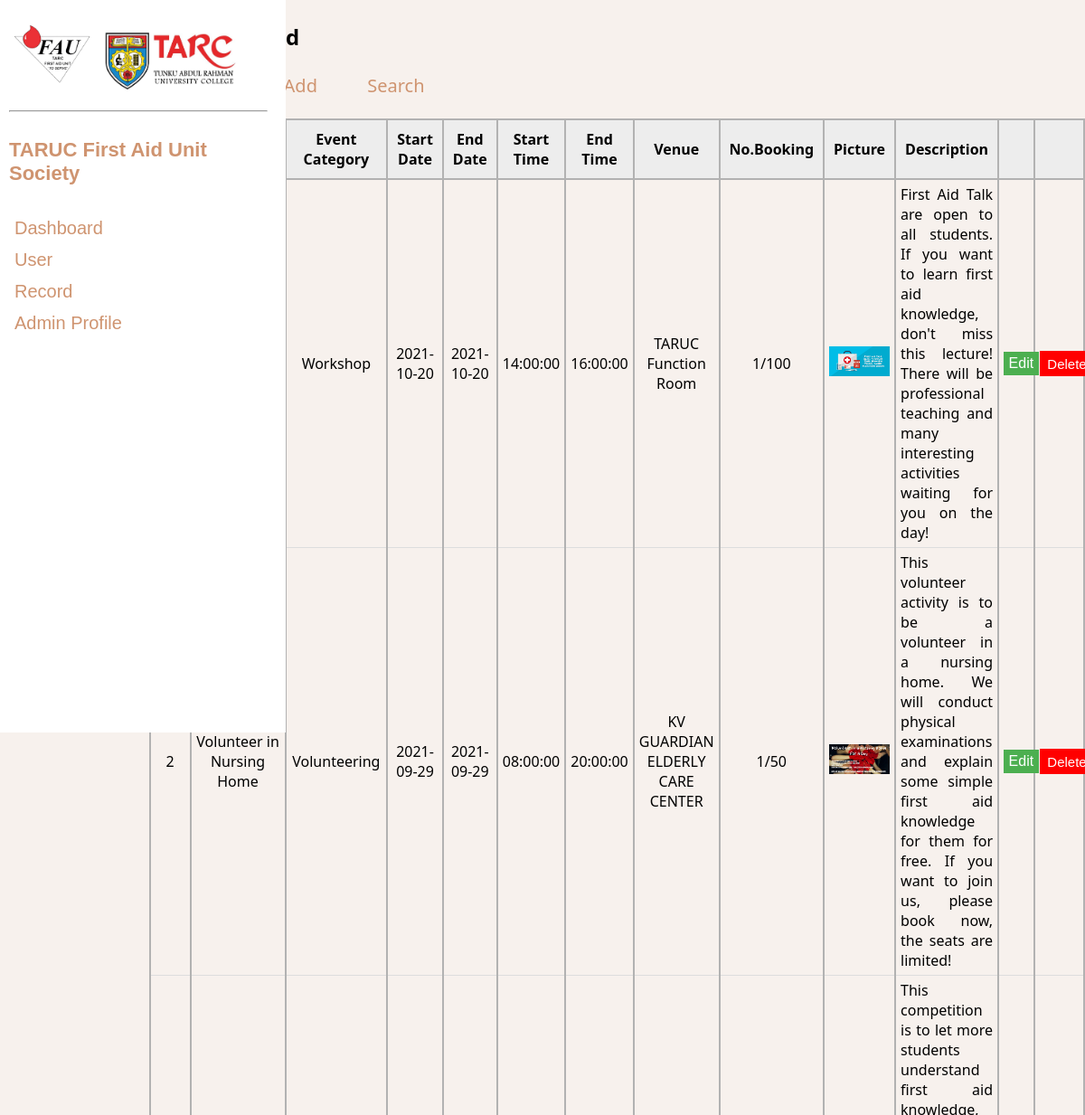
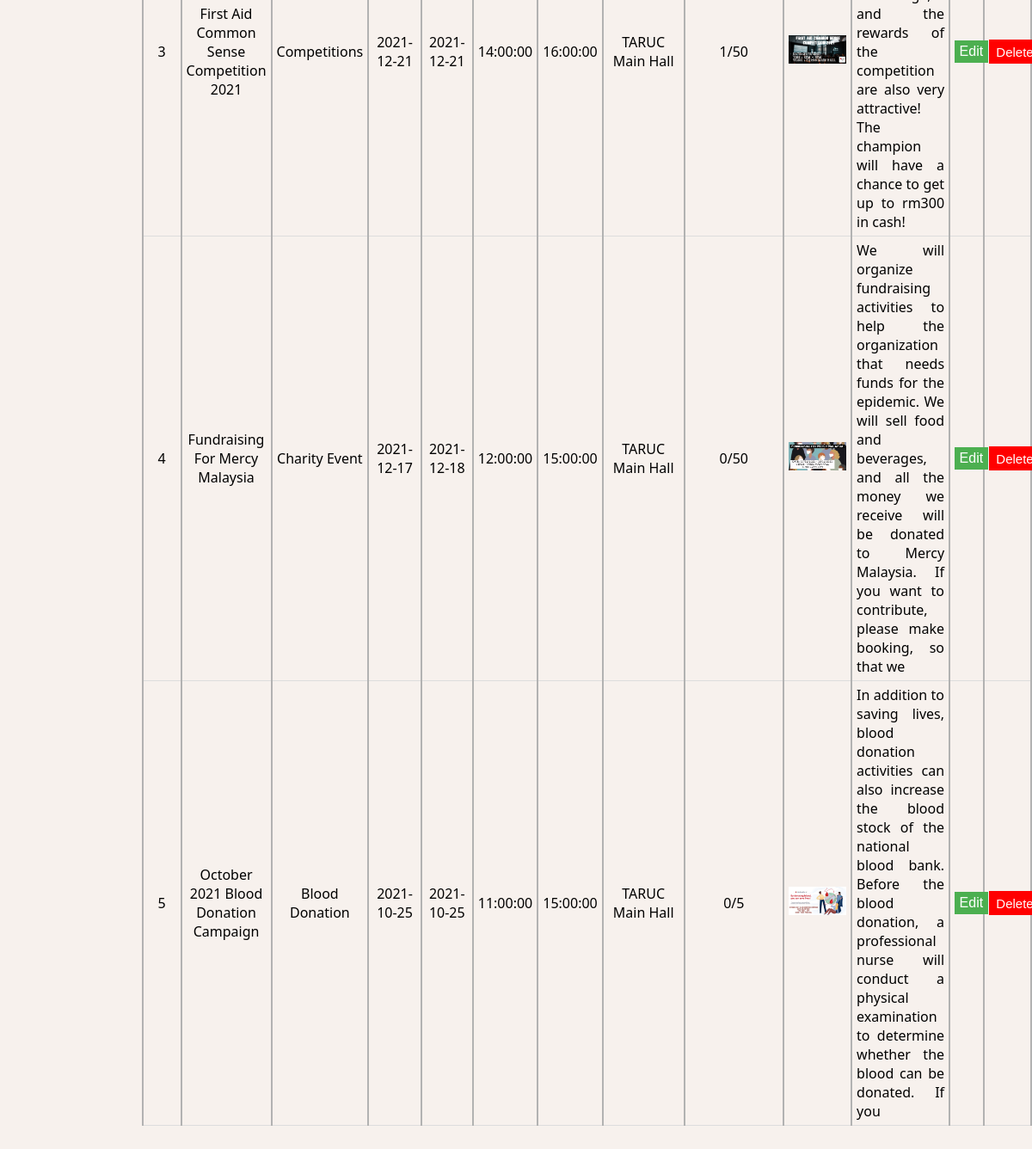
/srcAdmin/admin_event_record.php (signed in), run on the app's committed database (2 pictures, top to bottom).
### tables this page shows
CREATE TABLE `event` (
  `EventID` int(11) NOT NULL,
  `EventName` varchar(40) NOT NULL,
  `Category` varchar(30) NOT NULL,
  `StartDate` date NOT NULL,
  `EndDate` date NOT NULL,
  `StartTime` time NOT NULL,
  `EndTime` time NOT NULL,
  `Venue` varchar(40) NOT NULL,
  `No_of_Booking` int(11) NOT NULL,
  `Picture_location` varchar(40) NOT NULL,
  `Description` varchar(255) NOT NULL,
  `LimitBooking` int(11) NOT NULL
);

### srcAdmin/admin_event_record.php (the view, shortened to what this page needs)
<!DOCTYPE html>
<html>
    <head>
        <link rel="stylesheet" href="../css/admin_layout.css">
        <link rel="stylesheet" href="../css/admin_recordnav.css">
        <link rel="stylesheet" href="../css/admin_event.css">
    </head>
    <body>
        <?php if (isset($_SESSION['AdminID'])) { ?>
            <?php include 'admin_nav.php'; ?>
            <div class="record_container" style="margin-left: 0;margin-right: 3%">
                <h3>Event Record</h3>
                <nav class="record_nav">
                    <a href="admin_event_record.php" name="view" id="view">View</a>
                    <a href="insert_event.php" name="add" id="add">Add</a>
                    <a href="search_event.php" name="search" id="search">Search</a>
                </nav>
                <table>
                    <tr>
                        <th style="width: 0.5%;text-align: center">No</th>
                        <th style="width: 6%;text-align: center">Event Name</th>
                        <th style="width: 5%;text-align: center">Event Category</th>
                        <th style="width: 6%;text-align: center">Start Date</th>
                        <th style="width: 6%;text-align: center">End Date</th>
                        <th style="width: 5%;text-align: center">Start Time</th>
                        <th style="width: 5%;text-align: center">End Time</th>
                        <th style="width: 5%;text-align: center">Venue</th>
                        <th style="width: 3%;text-align: center">No.Booking</th>
                        <th style="width: 15%;text-align: center">Picture</th>
                        <th style="width: 15%;text-align: center">Description</th>
                        <th style="width: 5%;text-align: center"></th>
                        <th style="width: 5%;text-align: center"></th>
                    </tr>
                    <?php
                    $con = new mysqli(DB_HOST, DB_USER, DB_PASS, DB_NAME);
                    $sql = "SELECT * FROM event";
                    if ($result = $con->query($sql)) {
                        $i = 0;
                        while ($row = $result->fetch_object()) {
                            $i++;
                            printf('
                            <tr>
                            <td>%d</td>
                            <td>%s</td>
                            <td>%s</td>
                            <td>%s</td>
                            <td>%s</td>
                            <td>%s</td>
                            <td>%s</td>
                            <td>%s</td>
                            <td>%d/%d</td>
                            <td style="width:300px;"><img src="%s" style="width:100%%"/></td>
                            <td style="text-align:justify;">%s</td>
                            <td><button onclick="location.href=\'edit_event.php?id=%s\'">Edit</buttton></td>
                            <td><button style="font-size:15px;background-color:red;"onclick="location.href=\'delete_event.php?id=%s\'">Delete</buttton></td>
                             </tr>',
                                    $i,
                                    $row->EventName,
                                    $row->Category,
                                    $row->StartDate,
                                    $row->EndDate,
                                    $row->StartTime,
                                    $row->EndTime,
                                    $row->Venue,
                                    $row->No_of_Booking,
                                    $row->LimitBooking,
                                    $row->Picture_location,
                                    $row->Description,
                                    $row->EventID,
                                    $row->EventID
                            );
                        }
                    }
                    ?>
                </table>
            </div>
        </body>
        <?php
    } else {
        header('location: admin_login.php');
    }
    ?>
    <?php include 'admin_footer.php'; ?>
</html>

### css/admin_layout.css (style rules this page uses)
body { background-color: rgb(247, 241, 237); margin: 0px; }

### css/admin_recordnav.css (style rules this page uses)
.record_container { margin-left: 50px; margin-right: 50px; font-family:Noto Sans, sans-serif; }
h3 { margin-left: 10px; font-size: 24px; }
table { border-collapse: collapse; width: 100%; margin-bottom: 50px; }
th, td { border-bottom: 2px solid #ddd; text-align: left; padding: 10px; }
.record_nav { height: 50px; font-family: Noto Sans, sans-serif; font-size: 20px; }
a { text-decoration: none; }
#add, #view, #delete, #edit, #search { cursor: pointer; border: none; margin-left: 50px; color: rgb(207, 148, 112); }

### css/admin_event.css (style rules this page uses)
table { border-collapse: collapse; width: 100%; margin-bottom: 50px; }
td { padding: 5px; border: 1px solid #ddd; border-left: 2px solid #b2b2b2; border-right: 2px solid #b2b2b2; text-align: center; }
th { background-color: #ededed; border: 1px solid #ddd; border:2px solid #b2b2b2; }
button { background-color: #4CAF50; border: white; padding: 13% 20%; color: white; font-size: 16px; }

### data on the page
event: Category "Workshop", StartDate "2021-10-20", EndDate "2021-10-20", StartTime "14:00:00", EndTime "16:00:00", Venue "TARUC Function Room", No_of_Booking "1", LimitBooking "100", Picture_location (picture), Description "First Aid Talk are open to all students. If you want to learn first aid knowledge, don't miss this lecture! There will be professional teaching and many interesting activities waiting for you on the day!"
event: EventName "Volunteer in Nursing Home", Category "Volunteering", StartDate "2021-09-29", EndDate "2021-09-29", StartTime "08:00:00", EndTime "20:00:00", Venue "KV GUARDIAN ELDERLY CARE CENTER", No_of_Booking "1", LimitBooking "50", Picture_location (picture), Description "This volunteer activity is to be a volunteer in a nursing home. We will conduct physical examinations and explain some simple first aid knowledge for them for free. If you want to join us, please book now, the seats are limited!"
event: EventName "First Aid Common Sense Competition 2021", Category "Competitions", StartDate "2021-12-21", EndDate "2021-12-21", StartTime "14:00:00", EndTime "16:00:00", Venue "TARUC Main Hall", No_of_Booking "1", LimitBooking "50", Picture_location (picture), Description "This competition is to let more students understand first aid knowledge, and the rewards of the competition are also very attractive! The champion will have a chance to get up to rm300 in cash!"
event: EventName "Fundraising For Mercy Malaysia", Category "Charity Event", StartDate "2021-12-17", EndDate "2021-12-18", StartTime "12:00:00", EndTime "15:00:00", Venue "TARUC Main Hall", No_of_Booking "0", LimitBooking "50", Picture_location (picture), Description "We will organize fundraising activities to help the organization that needs funds for the epidemic. We will sell food and beverages, and all the money we receive will be donated to Mercy Malaysia. If you want to contribute, please make booking, so that we"
event: EventName "October 2021 Blood Donation Campaign", Category "Blood Donation", StartDate "2021-10-25", EndDate "2021-10-25", StartTime "11:00:00", EndTime "15:00:00", Venue "TARUC Main Hall", No_of_Booking "0", LimitBooking "5", Picture_location (picture), Description "In addition to saving lives, blood donation activities can also increase the blood stock of the national blood bank. Before the blood donation, a professional nurse will conduct a physical examination to determine whether the blood can be donated. If you"
